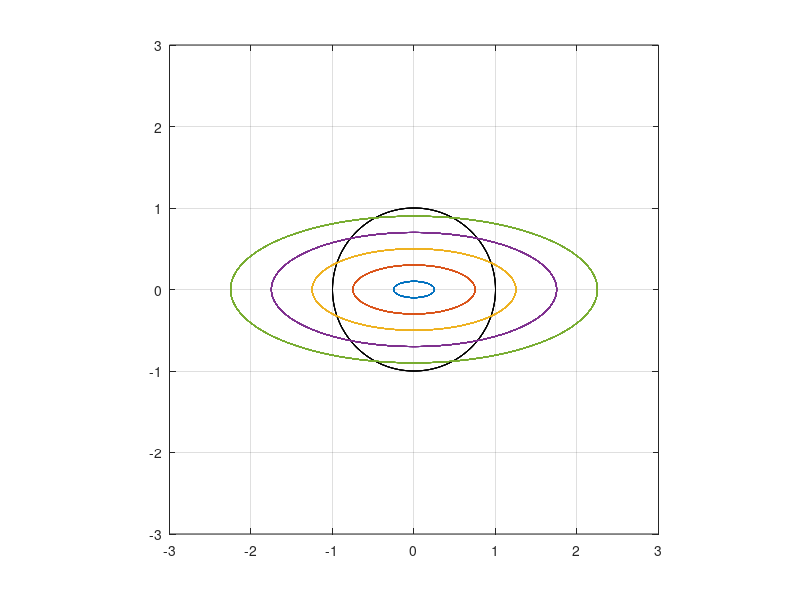

Source code (MATLAB): (Note: this script raises an error after producing the figure.)
skip = [1 2; 2 1; 3 1; 3 2];
for i = 1:3
    for j = 1:3
        if ismember([i j], skip, 'rows')
            continue;
        end
        disp([i,j]);
    end
end
%% plot 2D tangential relative displacement

T = 1;
N = 256;
phy = pi / 2;
dt = T / N;
t = 0:dt:10*pi;

figure;
plot(sin(t),cos(t), 'k-'), hold on;
grid on;
for Uy0 = 0.1:0.2:1
% Uy0 = 1;
    Ux0 = 2.5 * Uy0;
    
    Ux = Ux0 * sin(2*pi*t);
    Uy = Uy0 * sin(2*pi*t + phy);
    % figure;
    plot(Ux, Uy), hold on;

% drawnow;
% pause(0.05);
end
xlim([-3,3]);
ylim([-3,3]);
pbaspect([1 1 1]);

%% find transition time, from slip or separation to stick
a = [1 1 0 0 0 0 0 0 1 1 1 1 1 1 0 -1 -1 0 1  1  1]'; % 0 is slip or separation. 1 is stick
% a(:, 1) = Mft_A(1,1,:);
% b(:, 1) = Mft_A(2,1,:);
% c(:, 1) = Mft_A(3,1,:);
% ll = 1:size(a,1);
N = length(a);
record = zeros(size(a));
p_plus = 0;
keep = 0;
for i = 1:N

    if i == 1 && a(1) ~=0 
        for j = 1:N
            k = N - j + 1;
            if a(k) == 0
                p_plus = mod(k, N) + 1;
                keep = 1;
                break;
            end
        end
    elseif a(i) ~= 0 && keep == 0
        p_plus = i;
        keep = 1;
    end

    if a(i) == 0 && keep == 1
        keep = 0;
        p_plus = 0;
    end

    record(i) = p_plus;


end
% c_xn = a .* b(mod(record-2, N) + 1);
% 
% conditi = [a, b, c_xn, record];
conditi = [a, record];

%% find transition time, from slip or separation to stick, in the middle
a = [0 1 1 0 0 0 0 0 1 1 1 1 1 1 0 -1 -1 0 1  0  0]'; % 0 is slip or separation. 1 is stick
% a(:, 1) = Mft_A(1,1,:);
% b(:, 1) = Mft_A(2,1,:);
% c(:, 1) = Mft_A(3,1,:);
ll = 1:size(a,1);
N = length(a);
record = zeros(size(a));
record_plus = zeros(size(a));
p_plus = 1; % set default value to 1 not 0, to avoid index of vector irreasonable in code
p_minus = 1;
p = 1;
keep = 0;
for i = 1:N

    if i == 1 && a(1) ~=0 % if begin with stick, means transition time located previously 
        for j = 1:N % backwards loop to find slip to stick transition
            k = N - j + 1;
            if a(k) == 0
                p_plus = mod(k, N + 1) + 1; % t+ transition instant, stick. add last point to create close the cycle [1, N+1]
                p_minus = mod(k - 1, N) + 1; % t- transition instant, slip
                p = 0.5 * (p_plus + p_minus); % middle transition instant.
                keep = 1;
                break;
            end
        end
    elseif a(i) ~= 0 && keep == 0
        p_plus = i; % t+ transition instant.
        p_minus = i - 1; % t- transition instant.
        p = 0.5 * (p_plus + p_minus); % middle transition instant.
        keep = 1;
    end

    if a(i) == 0 && keep == 1
        keep = 0;
        p_plus = 1;
        p_minus = 1;
        p = 1;
    end

    record_plus(i) = p_plus;
    record(i) = p_minus;


end
dxt = [1:21]';
dxt_p = dxt(record);
conditi = [a, record, record_plus, dxt, dxt_p];

%% test dXinFourier
N = 1024;
H = 200;
t = (0:(N-1)) * 2 * pi / N;
t = t';
% x = t .^ 3;
% dx = 3 * t .^ 2;
x = sin(sin(t));
dx = cos(sin(t)) .* cos(t);
[E EH] = fft_matrices(N, H);
X = EH * x;
dX = dXinFourier(X, H);
dxR = E * dX;

figure;
plot(t, dx, 'b-'), hold on;
plot(t, dxR, 'r--'), hold on;
grid on;
function dX = dXinFourier(X, H)
    dX = zeros(size(X));
    for i = 1:H
        dX(2 * i, :) =  i .* X(2 * i + 1, :);
        dX(2 * i + 1, :) =  -i .* X(2 * i, :);
    end

end
%%
dxt = [1:32]';
dxn = ones(32, 1);
dxn(5:12) = 0;
dxt([dxn])